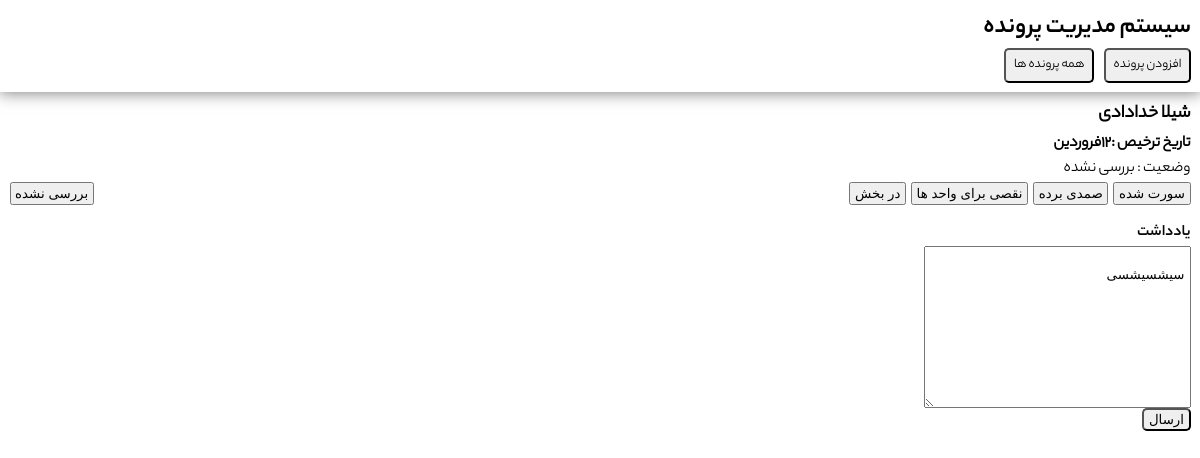
Screenshot of /pages/fileSingle.php?id=2 with the database file from the repository.
### tables this page shows
CREATE TABLE "files" (
	"name"	TEXT,
	"discharge_day"	INTEGER,
	"discharge_mouth"	INTEGER,
	"status"	NUMERIC DEFAULT 0,
	"id"	INTEGER NOT NULL,
	"unit"	INTEGER,
	"dr"	INTEGER,
	"diagnos"	INTEGER,
	"adddate"	NUMERIC DEFAULT 'CURRENT_TIMESTAM',
	"note"	TEXT,
	PRIMARY KEY("id")
);

### pages/fileSingle.php (the view, shortened to what this page needs)
<?php
include "./../body/head.php";
include "./../DB/dataBase.php";
include "./../helpers/withchMF.php";
include "./../helpers/statusF.php";
$id = $_GET['id'];
$query2 = "select * from files where id='$id'";
$stm2 = $con->prepare($query2);
$stm2->execute();
$data =  $stm2->fetchAll(PDO::FETCH_ASSOC);
?>
<body dir="rtl">
<?php
include "./../body/header.php";
?>
<?php
foreach($data as $dt)
{?>
<div style="margin:5px 2px;padding:3.2px 7.5px">
<h3 style="margin-bottom: 2.6px;"><?= $dt['name']?></h3>
        <div style="display: flex;font-family: yekanReg;">
          <h4 style="font-family: yekanReg;">تاریخ ترخیص : </h4>
          <h4><?= $dt['discharge_day'];?></h4>
          <h4><?= witchMouth($dt['discharge_mouth']);?></h4>
        </div>
        <div>
            وضعیت : <?= statusF($dt['status']); ?>
        </div>
        <div style="display: flex; justify-content: space-between;">
            <div style="display: flex;">
                <a style="margin-left: 5px;" href="./../act/smdiStatus.php?status=4&id=<?= $dt['id']; ?>""><button style="padding: 2px 3.6px;">سورت شده</button></a>
                <a style="margin-left: 5px;" href="./../act/smdiStatus.php?status=3&id=<?= $dt['id']; ?>"><button style="padding: 2px 3.6px;">صمدی برده</button></a>
                <a style="margin-left: 5px;" href="./../act/smdiStatus.php?status=2&id=<?= $dt['id']; ?>""><button style="padding: 2px 3.6px;">نقصی برای واحد ها</button></a>
                <a style="margin-left: 5px;" href=""><button style="padding: 2px 3.6px;">در بخش</button></a>
            </div>
            <a href="./../act/smdiStatus.php?status=0&id=<?= $dt['id']; ?>""><button style="padding: 2px 3.6px;">بررسی نشده</button></a>
        </div>
        <div style="margin-top: 1rem;">
            <label style="font-family: yekanBold;" for="">یادداشت</label>
            <form action="./../act/noted.php?id=<?= $dt['note'];?>" method="POST">
                <textarea style="padding: 5px;" name="note" id="" cols="30" rows="10">
                <?php
        if($dt['note']){
            ?>
            <?= $dt['note'];?>
        <?php
        };
        ?>
                </textarea>
                <br>
                <button style="padding: 2px 4.5px; border-radius: 5px;" type="submit">ارسال</button>
            </form>
        </div>
</div>
<?php } ?>
</body>

### helpers/withchMF.php
<?php
function witchMouth($f){
    if($f == "1"){
      echo "فروردین";
    }elseif($f == "2"){
      echo "اردیبهشت";
    }
  };
?>

### helpers/statusF.php
<?php
function statusF($status){
    if($status == "0")
    {
        echo "بررسی نشده";
    }
    elseif($status == "1"){
        echo "بدون ایراد و ارسال به بایگانی";
    }
    elseif($status == "2"){
        echo "پرونده نقص دار میباشد و تحویل منشی بخش";
    }elseif($status == "3"){
        echo "پرونده فاقد اوراق اصلی میباشد و صمدی آن هارا برای رفع نقص خواهد برد";
    }elseif($status == "4"){
        echo "سورت نشده";
    }
}
?>

### style.css (style rules this page uses)
* { margin: 0; padding: 0; box-sizing: border-box; }
body { font-family: yekanReg; }
label { color: \rgb(9, 9, 9); }

### rows the page displays
files: name "شیلا خدادادی", discharge_day "12", discharge_mouth "فروردین", status "بررسی نشده", note "سیشسیشسی"
